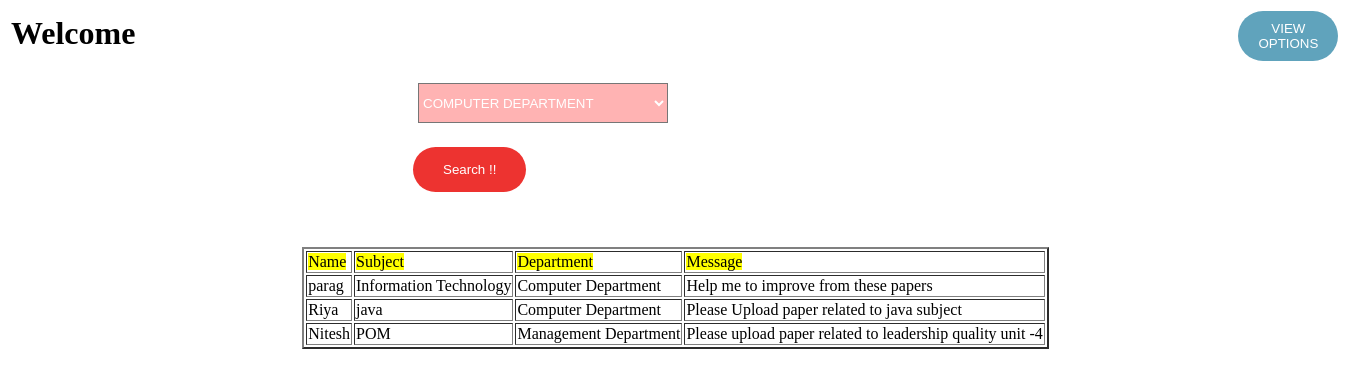
Screenshot of /viewrequest.php with the database file from the repository.
### tables this page shows
CREATE TABLE `request1` (
  `id` int(12) NOT NULL,
  `name` varchar(200) NOT NULL,
  `subject` varchar(200) NOT NULL,
  `department` varchar(200) NOT NULL,
  `message` text NOT NULL
);

### viewrequest.php (the view, shortened to what this page needs)
<html>
<body background="hh.jpg">
<head></head><table><tr><td>
<h1>Welcome</h1></td> <td class="td"><form action="index.html" action="POST"> <button class="b">View Options </button></form></td></tr></table>
<form action="searchdep.php" method="POST" autocomplete="off">
			<select class="c" name="search">
  <option value="Computer Department">Computer Department</option>
</select><br><br>
			<button class="button" type="submit" name="submit-search">Search !! </button>
</form><br><br>
<table border="2"align="center"> <tr><td><mark>Name </td></mark> <td><mark>Subject</td></mark> <td><mark> Department</mark></td><td><mark>Message</mark></td></tr>
<?php
	$con=mysqli_connect('localhost','root','','dbphpsearch');
	$sql ="Select * from request1;";
	$result=mysqli_query($con, $sql);
	$queryResults=mysqli_num_rows($result);
	if($queryResults>0){
		while($row = mysqli_fetch_assoc($result)){
			echo "<tr><td>".$row['name']."</td><td>".$row['subject']."</td><td>".$row['department']."</td><td>".$row['message']."</td></tr>";
		}
	}
?>
</table><br><br><br><br><br>
</html>

### viewrequest.php (style rules this page uses)
.td { width:150px; border-spacing:20 30px; padding-left:1100px; }
.c { color:#fff; background: #ffb3b3; width:250px; height:40px; margin: 3px 410px; text-transform: uppercase; }
.b { color: #fff !important; text-transform: uppercase; text-decoration: none; background: #60a3bc; border-radius: 50px; display: inline-block; border: none; width:100px; height:50px; transition: all 0.4s ease 0s; text-align:center; }
.button { color: #fff !important; background: #ed3330; padding: 15px 30px; margin: 3px 400px; border-radius:30px; display: inline-block; border: none; transition: all 0.4s ease 0s; margin-left: 405px; ; }

### rows the page displays
request1: name "parag", subject "Information Technology", department "Computer Department", message "Help me to improve from these papers"
request1: name "Riya", subject "java", department "Computer Department", message "Please Upload paper related to java subject"
request1: name "Nitesh", subject "POM", department "Management Department", message "Please upload paper related to leadership quality unit -4"
